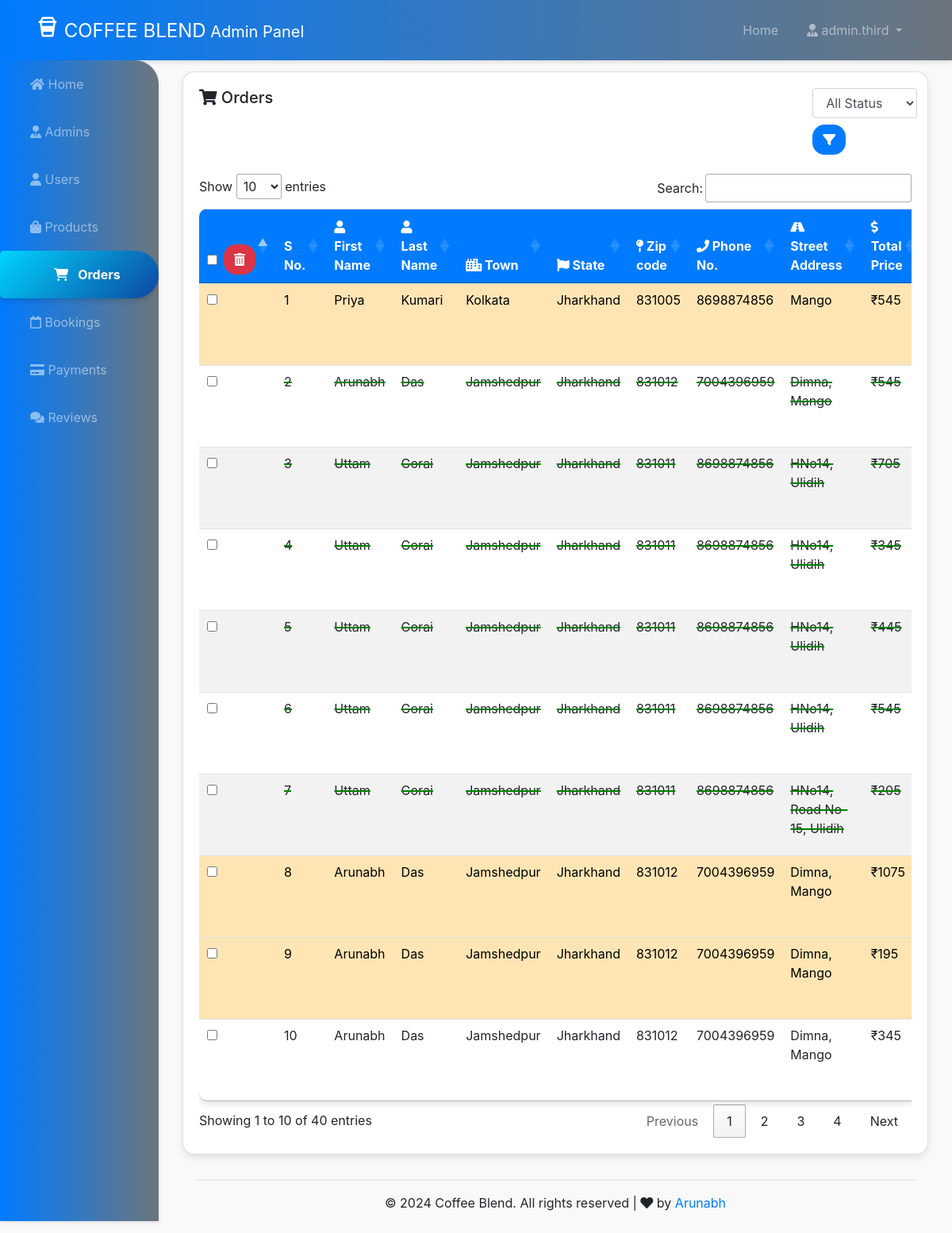
The page /admin-panel/orders-admins/show-orders.php (signed in) on the database its author committed.
### tables this page shows
CREATE TABLE `orders` (
  `id` int(10) NOT NULL,
  `first_name` varchar(200) NOT NULL,
  `last_name` varchar(200) NOT NULL,
  `state` varchar(200) NOT NULL,
  `street_address` varchar(200) NOT NULL,
  `town` varchar(200) NOT NULL,
  `zip_code` int(20) NOT NULL,
  `phone` varchar(20) NOT NULL,
  `email` varchar(200) NOT NULL,
  `user_id` int(10) NOT NULL,
  `status` varchar(200) NOT NULL,
  `discount` int(10) NOT NULL,
  `total_price` int(10) NOT NULL,
  `pay_id` int(11) DEFAULT NULL,
  `pay_type` varchar(200) NOT NULL,
  `pay_status` varchar(200) NOT NULL,
  `created_at` timestamp NOT NULL DEFAULT current_timestamp()
);

### admin-panel/orders-admins/show-orders.php (the view, shortened to what this page needs)
<?php require "../layouts/header.php"; ?>
<?php require "../../config/config.php"; ?>
<?php
$query = "SELECT * FROM orders WHERE 1";
$query .= " ORDER BY created_at DESC";
$ordersQuery = $conn->prepare($query);
$ordersQuery->execute();
$allOrders = $ordersQuery->fetchAll(PDO::FETCH_OBJ);
?>
<link rel="stylesheet" href="https://cdnjs.cloudflare.com/ajax/libs/font-awesome/6.5.1/css/all.min.css" />
<link rel="stylesheet" type="text/css" href="https://cdn.datatables.net/1.11.5/css/jquery.dataTables.css">
<div class="row">
    <div class="col">
        <div class="card">
            <div class="card-body">
                <div class="row mb-3">
                    <div class="col-md-10">
                        <h5 class="card-title mb-4 d-inline"><i class="fas fa-shopping-cart"></i> Orders</h5>
                    </div>
                    <div class="col-md-2 text-right">
                        <form action="" method="GET" class="form-inline">
                            <div class="form-group mb-2 mr-1">
                                <select class="form-control" id="status" name="filter">
                                    <option value="">All Status</option>
                                </select>
                            </div>
                            <button type="submit" class="btn btn-primary mb-2" id="filter-button" onclick="this.disabled=true;this.form.submit();"><i class="fa-solid fa-filter"></i> </button>
                        </form>
                    </div>
                </div>
                <div class="table-responsive">
                    <table id="orderTable" class="table table-striped table-hover">
                        <thead>
                            <tr>
                                <th scope="col">
                                    <div class="d-flex align-items-center">
                                        <input type="checkbox" id="select-all">
                                        <button type="button" class="btn btn-danger ml-2" id="bulk-delete"><i class="fas fa-trash-alt"></i></button>
                                    </div>
                                </th>
                                <th scope="col">S No.</th>
                                <th scope="col"><i class="fas fa-user"></i> First Name</th>
                                <th scope="col"><i class="fas fa-user"></i> Last Name</th>
                                <th scope="col"><i class="fas fa-city"></i> Town</th>
                                <th scope="col"><i class="fas fa-flag"></i> State</th>
                                <th scope="col"><i class="fas fa-map-pin"></i> Zip code</th>
                                <th scope="col"><i class="fas fa-phone"></i> Phone No.</th>
                                <th scope="col"><i class="fas fa-road"></i> Street Address</th>
                                <th scope="col"><i class="fas fa-dollar-sign"></i> Total Price</th>
                            </tr>
                        </thead>
                        <tbody>
                            <?php $serial = 1; ?>
                            <?php foreach($allOrders as $order) : ?>
                                <?php
                                $statusClass = $order->status === 'Delivered' ? 'delivered-order' : ($order->status === 'Cancelled' ? 'cancelled-order' : '');
                                ?>
                                <tr class="<?php echo $statusClass . ($order->status === 'Pending' ? ' pending-order' : '') . ($order->status === 'In Progress' ? ' in-progress-order' : ''); ?>">
                                    <td><input type="checkbox" class="order-checkbox" value="<?php echo $order->id; ?>"></td>
                                    <td><?php echo $serial++; ?></td>
                                    <td><?php echo $order->first_name; ?></td>
                                    <td><?php echo $order->last_name; ?></td>
                                    <td><?php echo $order->town; ?></td>
                                    <td><?php echo $order->state; ?></td>
                                    <td><?php echo $order->zip_code; ?></td>
                                    <td><?php echo $order->phone; ?></td>
                                    <td><?php echo $order->street_address; ?></td>
                                    <td>₹<?php echo $order->total_price; ?></td>
                                </tr>
                            <?php endforeach; ?>
                        </tbody>
                    </table>
                </div>
            </div>
        </div>
    </div>
</div>
<?php require "../layouts/footer.php"; ?>

### admin-panel/styles/style.css (style rules this page uses)
body { background:#f9f9f9; }
.card { margin-bottom: 15px; border-radius:0; box-shadow: 0 3px 5px rgba(0,0,0,.1); }

### admin-panel/orders-admins/show-orders.php (style rules this page uses)
.card { border-radius: 15px; box-shadow: 0 4px 8px rgba(0, 0, 0, 0.1); }
.table { margin-top: 20px; border-radius: 10px; overflow: hidden; box-shadow: 0 4px 8px rgba(0, 0, 0, 0.1); }
.table thead th { background-color: #007bff; color: #fff; }
.btn { border-radius: 15px; }
.delivered-order { text-decoration: line-through; text-decoration-color: green; text-decoration-thickness: 2px; }
.table tbody tr.pending-order { background-color: #ffe5b3 !important; color: black; }

### rows shown on the page
orders: first_name "Priya", last_name "Kumari", town "Kolkata", state "Jharkhand", zip_code "831005", phone "8698874856", street_address "Mango", total_price "545"
orders: first_name "Arunabh", last_name "Das", town "Jamshedpur", state "Jharkhand", zip_code "831012", phone "7004396959", street_address "Dimna, Mango", total_price "545"
orders: first_name "Uttam", last_name "Gorai", town "Jamshedpur", state "Jharkhand", zip_code "831011", phone "8698874856", street_address "HNo14, Ulidih", total_price "705"
orders: first_name "Uttam", last_name "Gorai", town "Jamshedpur", state "Jharkhand", zip_code "831011", phone "8698874856", street_address "HNo14, Ulidih", total_price "345"
orders: first_name "Uttam", last_name "Gorai", town "Jamshedpur", state "Jharkhand", zip_code "831011", phone "8698874856", street_address "HNo14, Ulidih", total_price "445"
orders: first_name "Uttam", last_name "Gorai", town "Jamshedpur", state "Jharkhand", zip_code "831011", phone "8698874856", street_address "HNo14, Ulidih", total_price "545"
orders: first_name "Uttam", last_name "Gorai", town "Jamshedpur", state "Jharkhand", zip_code "831011", phone "8698874856", street_address "HNo14, Road No-15, Ulidih", total_price "205"
orders: first_name "Arunabh", last_name "Das", town "Jamshedpur", state "Jharkhand", zip_code "831012", phone "7004396959", street_address "Dimna, Mango", total_price "1075"
orders: first_name "Arunabh", last_name "Das", town "Jamshedpur", state "Jharkhand", zip_code "831012", phone "7004396959", street_address "Dimna, Mango", total_price "195"
orders: first_name "Arunabh", last_name "Das", town "Jamshedpur", state "Jharkhand", zip_code "831012", phone "7004396959", street_address "Dimna, Mango", total_price "345"

### other values the page prints
$_SESSION['admin_name'] "admin.third"
